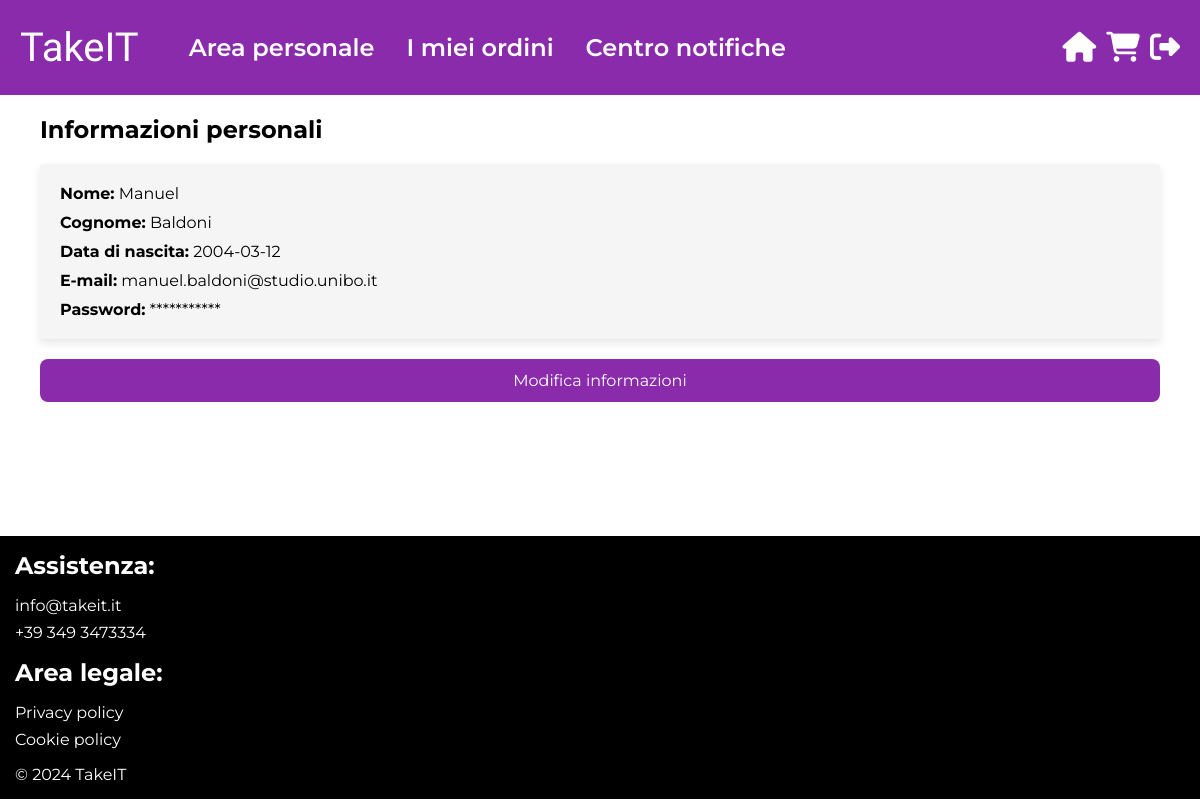
The app's page /TakeIT/profilo.php (signed in) with its own data.
### tables this page shows
CREATE TABLE `utente` (
  `email` varchar(255) NOT NULL,
  `password` varchar(255) NOT NULL,
  `nome` varchar(255) DEFAULT NULL,
  `cognome` varchar(255) DEFAULT NULL,
  `dataDiNascita` date DEFAULT NULL,
  `ruolo` enum('venditore','cliente') NOT NULL,
  `salt` varchar(255) DEFAULT NULL,
  `cellulare` varchar(15) DEFAULT NULL
);

### TakeIT/db/database.php (called while the page is built, shortened)
<?php
class DatabaseHelper{
    private $db;
    public function __construct($servername, $username, $password, $dbname){
        $this->db = new mysqli($servername, $username, $password, $dbname);
    }
    public function getInformazioni($email_utente){
        $stmt = $this->db->prepare("SELECT * FROM utente WHERE email = ?");
        $stmt->bind_param('s',$email_utente);
        $stmt->execute();
        $result = $stmt->get_result();
        return $result->fetch_assoc();
    }
}
?>

### TakeIT/bootstrap.php (called while the page is built, shortened)
<?php
require_once("db/database.php");
$dbh = new DatabaseHelper("localhost", "root", "Burberino!202021", "ecommerce_tw");
?>

### TakeIT/template/area-personale.php (the view)
<section>
    <h2>Informazioni personali</h2>
    <ul>
        <li>
            <strong>Nome:</strong> <?php echo htmlspecialchars($templateParams["informazioni"]["nome"]); ?>
        </li>
        <li>
            <strong>Cognome:</strong> <?php echo htmlspecialchars($templateParams["informazioni"]["cognome"]); ?>
        </li>
        <li>
            <strong>Data di nascita:</strong> <?php echo htmlspecialchars($templateParams["informazioni"]["dataDiNascita"]); ?>
        </li>
        <li>
            <strong>E-mail:</strong> <?php echo htmlspecialchars($templateParams["informazioni"]["email"]); ?>
        </li>
        <li>
            <strong>Password:</strong> ***********
        </li>
    </ul>
    <a href="modifica-informazioni.php" aria-label="Modifica le informazioni personali">Modifica informazioni</a>
</section>

### TakeIT/css/system.css (style rules this page uses)
:root { --color-primary-300: #892BAB; --color-primary-500: #6E238A; --color-primary-700: #601F7A; --color-error: #AD0900; --color-error-dark: #850700; --color-dark-gray: #B8B8B8; --color-light-gray: #F5F5F5; --color-gray: #D9D9D9; --color-success: #2C6426; --color-success-dark: #255520; }
html { scroll-behavior: smooth; }
body, h1, h2, a, p, input, button { margin: 0; padding: 0; }
body { font-family: "Montserrat", sans-serif; color: #000000; background-color: #ffffff; }

### TakeIT/css/profilo.css (style rules this page uses)
main > section { padding: 20px; width: 100%; box-sizing: border-box; }
main > section > h2 { margin-bottom: 20px; }
main > section ul { padding: 10px 20px; border-radius: 3px; box-shadow: 0 4px 8px rgba(0, 0, 0, 0.1); list-style-type: none; background-color: var(--color-light-gray); box-sizing: border-box; }
main > section ul li { margin: 10px 0; font-size: 16px; }
main > section ul li strong { color: #000000; }
main > section > a { display: block; width: 100%; padding: 12px; background-color: var(--color-primary-300); color: #ffffff; border: none; border-radius: 8px; text-align: center; cursor: pointer; font-size: 16px; margin-top: 20px; text-decoration: none; box-sizing: border-box; }

### records on screen
utente: nome "Manuel", cognome "Baldoni", dataDiNascita "2004-03-12", email "manuel.baldoni@studio.unibo.it"
